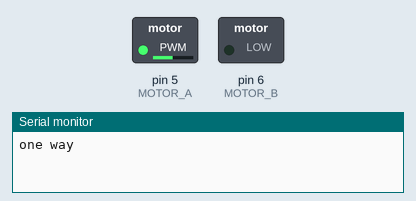
Recording of a sketch running on a simulated Arduino Uno, built with avr-gcc and run on an emulated ATmega328P. Shown: switched loads named in the sketch (green lamp = pin HIGH), the last lines printed to the serial monitor.

Above: at 0.05 s.
At 3.0 s:
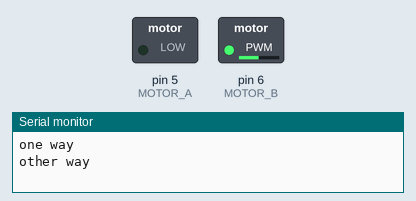
At 6.0 s:
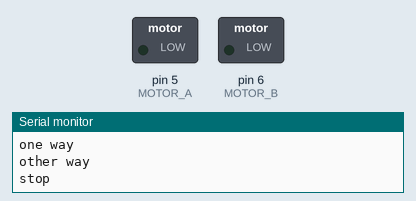
Timing chart, 0 to 7.8 s (numbered marks = the images above):
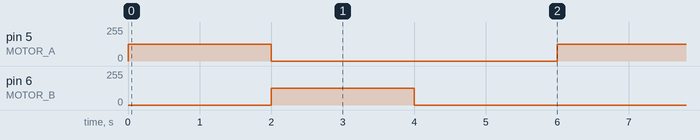

The sketch:

Steering_precheck.ino
```cpp
// This is a simple test code for the steering functionality (check your connections)


int pin = A3;
int MOTOR_A = 5;
int MOTOR_B = 6;


void setup() {
  // put your setup code here, to run once:
  Serial.begin(9600);
  pinMode(pin, INPUT);
  pinMode(MOTOR_A, OUTPUT);
  pinMode(MOTOR_B, OUTPUT);

}

void loop() {
  // put your main code here, to run repeatedly:
  Serial.println("one way");
  analogWrite(MOTOR_A, 125);
  analogWrite(MOTOR_B, 0);
  delay(2000);

  Serial.println("other way");
  analogWrite(MOTOR_A, 0);
  analogWrite(MOTOR_B, 125);
  delay(2000);

  Serial.println("stop");
  analogWrite(MOTOR_A, 0);
  analogWrite(MOTOR_B, 0);
  delay(2000);

}
```

Measured:
- by itself, pin 5 (MOTOR_A), pin 6 (MOTOR_B): alternates 125/255 for 2.0 s and 0/255 for 4.0 s
